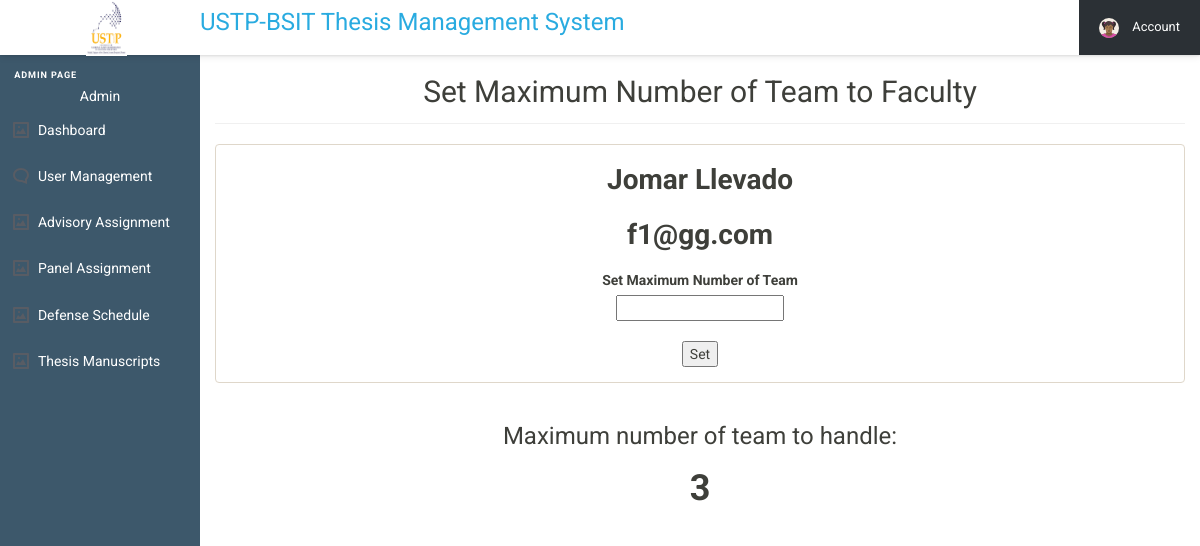
Screenshot of /user/admin/adminSideBarMenu/manageStudents_Styling/setMaximumTeamtoAdviser.php?setMaximumTeam=63 (signed in) with the database file from the repository.
### tables this page shows
CREATE TABLE `users_tbl` (
  `user_id` int(11) NOT NULL,
  `name` varchar(250) NOT NULL,
  `email` varchar(250) NOT NULL,
  `userpassword` varchar(250) NOT NULL,
  `gender` text NOT NULL,
  `phone` int(25) NOT NULL,
  `type` varchar(250) DEFAULT NULL,
  `section` text DEFAULT NULL,
  `status` int(11) NOT NULL,
  `set_count` int(11) DEFAULT NULL
);

### user/admin/adminSideBarMenu/manageStudents_Styling/setMaximumTeamtoAdviser.php (the view, shortened to what this page needs)
<?php include 'admin_SESSION.php'; ?>
<!DOCTYPE html>
<html lang="en">
<head>
  <link rel="stylesheet" href="../../admin_assets/css/style.css">
  <link rel="stylesheet" href="../../admin_css/font-awesome.min.css">
  <link rel="stylesheet" href="../../admin_css/bootstrap.min.css">
  <link rel="stylesheet" href="../../admin_css/bootstrap-social.css">
  <link rel="stylesheet" href="../../admin_css/bootstrap-select.css">
  <link rel="stylesheet" href="../../admin_css/style.css">
</head>
<body>
  <header class="cd-main-header js-cd-main-header">
    <div class="cd-logo-wrapper">
      <div class="cd-logo"><img src="../../admin_assets/img/ustp_logo.png" alt="Logo" class="ustp_logo"></div>
    </div>
    <div class="js-cd-search">
      <form>
        <center><h3 class="thesis-title">USTP-BSIT Thesis Management System</h3></center>
      </form>
    </div>
    <ul class="cd-nav__list js-cd-nav__list">
      <li class="cd-nav__item">
      <li class="cd-nav__item">
      <li class="cd-nav__item cd-nav__item--has-children cd-nav__item--account js-cd-item--has-children">
        <a href="#0">
          <img src="../../admin_assets/img/cd-avatar.svg" alt="avatar">
          <span>Account</span>
        </a>
      </li>
    </ul>
  </header>
  <main class="cd-main-content">
    <nav class="cd-side-nav js-cd-side-nav">
      <ul class="cd-side__list js-cd-side__list">
        <li class="main-label">admin Page</li>
        <li class="main-label_dup" style="color:white; text-align: center;"><?php $ufunc->UserName();?></li>
        <li class="cd-side__sub-item cd-side__item cd-side__item--has-children">
          <a href="../../index.php">Dashboard</a>
        </li>
        <li class="cd-side__item cd-side__item--has-children cd-side__item--comments js-cd-item--has-children">
          <a>User Management</a>
        </li>
      </ul>
      <ul class="cd-side__list js-cd-side__list">
        <li class="cd-side__sub-item cd-side__item cd-side__item--has-children">
          <a href="../advisoryAssignment.php">Advisory Assignment</a>
        </li>
        <li class="cd-side__sub-item cd-side__item cd-side__item--has-children">
          <a href="../panelAssignment.php">Panel Assignment</a>
        </li>
        <li class="cd-side__sub-item cd-side__item cd-side__item--has-children">
          <a href="../defenseSchedule.php">Defense Schedule</a>
        </li>
        <li class="cd-side__sub-item cd-side__item cd-side__item--has-children">
          <a href="../manuscript.php">Thesis Manuscripts</a>
        </li>
      </ul>
    </nav>
    <div class="content-wrapper">
      <div class="container-fluid">
        <div class="row">
          <div class="col-md-12">
            <center><h2 class="page-title">Set Maximum Number of Team to Faculty</h2></center>
            <div class="panel panel-default">
            <div class="panel-body">
            <form method="post" class="form-horizontal" enctype="multipart/form-data">
            <?php
            include '../../../../includes/connect.php';
            $faculty_id = $_GET['setMaximumTeam'];
            if(isset($_GET['setMaximumTeam'])){
		        $sql = "SELECT * from users_tbl where user_id = '$faculty_id' ";
		        $records = mysqli_query($conn, $sql);
		        while($row = mysqli_fetch_object($records)) {
            ?>
              <div class="form-group">
                <center> <strong style="font-size: 2em"><?php echo htmlentities($row->name); ?></strong></center>
              </div>
              <div class="form-group">
                <center> <strong style="font-size: 2em"><?php echo htmlentities($row->email); ?></strong></center>
              </div>
        <center><label>Set Maximum Number of Team</label></center>
		<center><input type="number" name="setMaximumNumber"></center><br>
		<center><button value="" name="setNumber" type="submit">Set</button></
            </form><?php } } ?>
            </div>
        </div>
      </div>
    </div>
<?php
        include '../../../../includes/connect.php';
        $faculty_id = $_GET['setMaximumTeam'];
        $sql1 = "SELECT * from users_tbl where user_id = '$faculty_id' ";
        $records1 = mysqli_query($conn, $sql1);
        while($row1 = mysqli_fetch_object($records1)) {
      ?>
      <center><h3>Maximum number of team to handle:</h3></center>
      <center><h1> <strong><?php echo htmlentities($row1->set_count); ?> </strong></h1></center>
<?php  }
?>
                </div>
              </div>
  </main>
</body>
</html>

### user/admin/admin_css/style.css (style rules this page uses)
html { font-size: 14px; }
@media only screen and (min-width: 480px) { html { font-size: 17px; } }
@media only screen and (min-width: 768px) { html { font-size: 14px; } }
body { font-size: 1em; }
a { color: #37a6c4; }
.panel { overflow: hidden; }
ul, li { margin: 0; padding: 0; list-style: none; }
.page-title { padding-bottom: 15px; margin-bottom: 20px; border-bottom: 1px solid #f0f0f0; }

### rows the page displays
users_tbl: name "Jomar Llevado", email "f1@gg.com", set_count "3"

### other values shown
$username "Admin"
